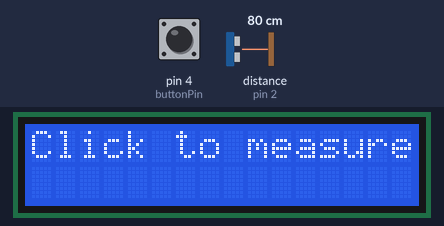
A sketch run on a simulated Arduino Uno, built with avr-gcc and run on an emulated ATmega328P. Parts: 16×2 character LCD. Inputs (shaded band) come from the test bench; at power-on: pin 4 (buttonPin) HIGH, distance to the obstacle (sensor on pin 2) 80 cm. The echo pulse lasts 58.3 µs per cm.

Above: at 1.2 s.
1.3 s: pin 4 (buttonPin) pulled LOW for 0.15 s
At 2.6 s:
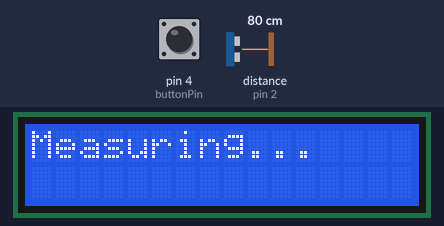
At 4.2 s:
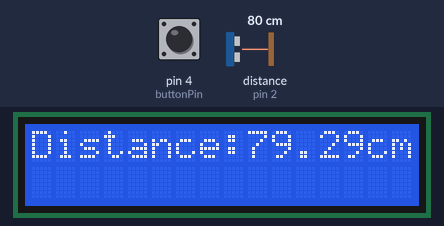
Timing chart, 0 to 5.7 s (numbered marks = the images above; inputs shaded):
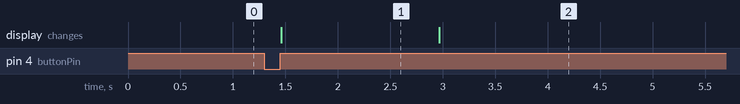

The sketch:

LCD_Distance_Measurement.ino
```cpp
#include <LiquidCrystal.h>
LiquidCrystal lcd(7, 8, 9, 10, 11, 12);

const int triggerPin = 3;
const int echoPin = 2;
const int buttonPin = 4;

const int countOfMeasurements = 50;

void setup() {
  pinMode(triggerPin, OUTPUT);
  pinMode(echoPin, INPUT);
  pinMode(buttonPin, INPUT_PULLUP);
  lcd.begin(16, 2);
  Serial.begin(9600);
}

float measureDistance() {
  digitalWrite(triggerPin, LOW);
  delayMicroseconds(10);
  digitalWrite(triggerPin, HIGH);
  delayMicroseconds(10);
  digitalWrite(triggerPin, LOW);

  int pingTravelTime = pulseIn(echoPin, HIGH);
  delay(25);
  return (0.034 * pingTravelTime) / 2;
}

void loop() {
  lcd.clear();
  lcd.setCursor(0, 0);
  lcd.print("Click to measure");

  int buttonVal = digitalRead(buttonPin);

  while (buttonVal == 1) {
    buttonVal = digitalRead(buttonPin);
  }

  while (buttonVal == 0) {
    buttonVal = digitalRead(buttonPin);
  }

  lcd.setCursor(0, 0);
  lcd.clear();
  lcd.print("Measuring...");

  float totalDistance = 0;

  for (int i = 0; i < countOfMeasurements; i++) {
    totalDistance += measureDistance();
  }

  lcd.clear();
  lcd.setCursor(0, 0);
  lcd.print("Distance:");
  lcd.print(totalDistance / countOfMeasurements);
  lcd.print("cm");
  delay(5000);
}
```

Measured:
- after the input at 1.3 s, the display: changes after 0.16 s (image 1)
- what the display in image 1 shows lasts 1.5 s, from 1.5 s to 3.0 s
